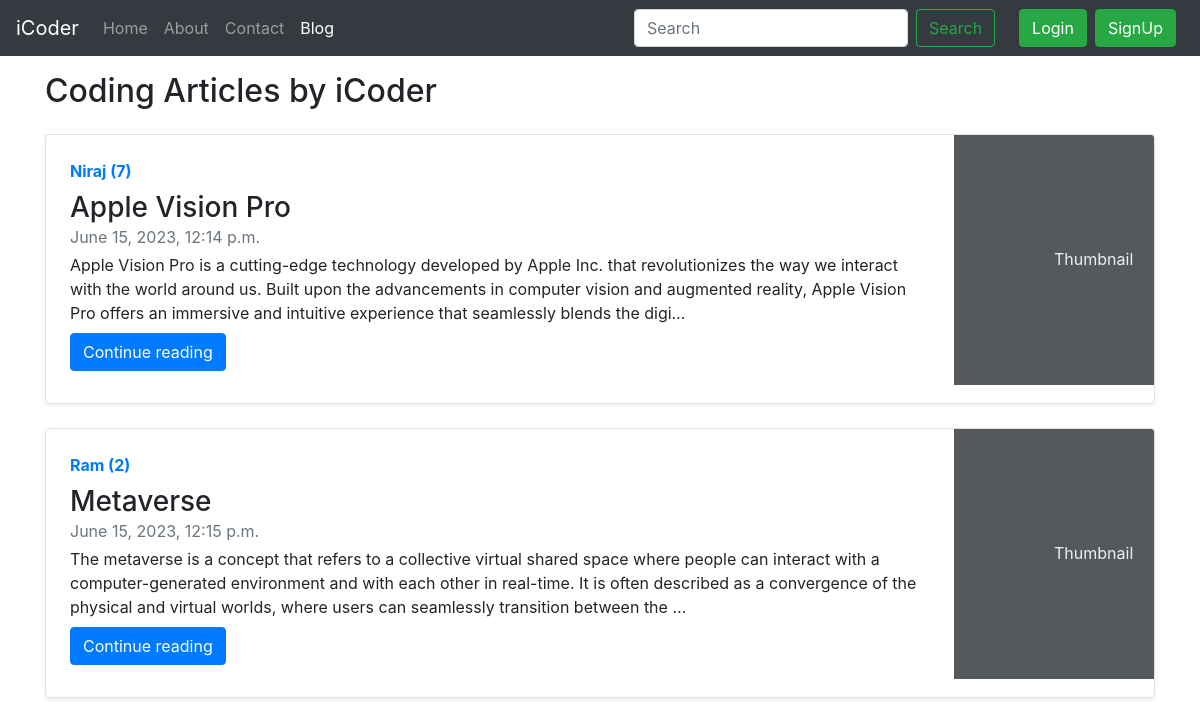
Screenshot of /blog/ with the database file from the repository.
### blog/models.py (models this page shows, shortened)
class Post(models.Model):
    sno = models.AutoField(primary_key=True)
    title = models.CharField(max_length=255)
    content = models.TextField(default='')
    author = models.CharField(max_length=255)
    slug = models.CharField(max_length=130)
    views= models.IntegerField(default=0)
    timeStamp = models.DateTimeField(blank=True)

### blog/views.py (the view)
# urls.py: path('', views.blogHome, name='blogHome'),
def blogHome(request):
    allPost= Post.objects.all()
    context={'allPost': allPost}
    return render(request, "blog/bloghome.html", context)

### templates/blog/bloghome.html (shortened to what this page needs)
{% extends 'base.html' %}
{% block blogactive %} active {% endblock blogactive %}
{% block body %}
<div class="container my-3">
    <h2>Coding Articles by iCoder</h2>
    {% for post in allPost %}
    <div class="row no-gutters border rounded overflow-hidden flex-md-row mb-4 shadow-sm h-md-250 my-4 position-relative">
        <div class="col p-4 d-flex flex-column position-static">
            <strong class="d-inline-block mb-2 text-primary">{{post.author}} ({{post.views}})</strong>
            <h3 class="mb-0">{{post.title}}</h3>
            <div class="mb-1 text-muted">{{post.timeStamp}}</div>
            <p class="card-text mb-auto">{{post.content| truncatechars:300 }}</p>
            <div class="my-2">
                <a href="/blog/{{post.slug}}" role="button" class="btn btn-primary">Continue reading</a>
            </div>
        </div>
        <div class="col-auto d-none d-lg-block">
            <svg class="bd-placeholder-img" width="200" height="250" xmlns="http://www.w3.org/2000/svg"
                preserveAspectRatio="xMidYMid slice" focusable="false" role="img" aria-label="Placeholder: Thumbnail">
                <rect width="100%" height="100%" fill="#55595c"></rect><text x="50%" y="50%" fill="#eceeef"
                    dy=".3em">Thumbnail</text>
            </svg>
        </div>
    </div>
    {% endfor %}
</div>
    {% endblock %}

### rows the page displays
Post: author "Niraj", views "7", title "Apple Vision Pro", timeStamp "June 15, 2023, 12:14 p.m.", content "Apple Vision Pro is a cutting-edge technology developed by Apple Inc. that revolutionizes the way we interact with the world around us. Built upon the advancements in computer vision and augmented reality, Apple Vision Pro offers an immersive and intuitive experience that seamlessly blends the digi…"
Post: author "Ram", views "2", title "Metaverse", timeStamp "June 15, 2023, 12:15 p.m.", content "The metaverse is a concept that refers to a collective virtual shared space where people can interact with a computer-generated environment and with each other in real-time. It is often described as a convergence of the physical and virtual worlds, where users can seamlessly transition between the …"
